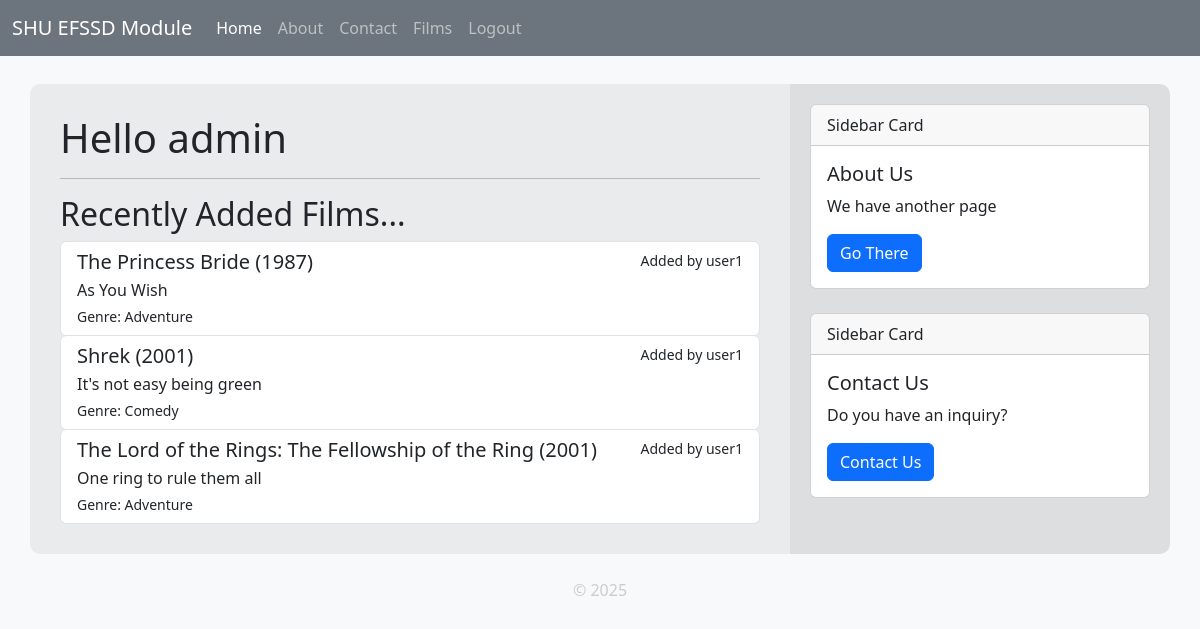
The page / (signed in) on the database its author committed.
### tables this page shows
CREATE TABLE films (
    id INTEGER PRIMARY KEY AUTOINCREMENT,
    created TIMESTAMP DEFAULT CURRENT_TIMESTAMP,
    user INTEGER NOT NULL REFERENCES users(id),
    title TEXT NOT NULL,
    tagline TEXT,
    director TEXT,
    poster TEXT,
    release_year INTEGER,
    genre TEXT,
    watched BOOLEAN,
    rating INTEGER,
    review TEXT
);

### app.py (the view)
@app.route('/')
def index():
    studentName = "SHU Student"
    if 'username' in session:
        studentName = session['username']
    films = get_all_films(limit=5, order_by='created DESC')  # Fetch the latest 5 films added
    return render_template('index.html', title="Welcome", username=studentName, films=films)

### app.py (called while the page is built)
@app.context_processor
def inject_site_name():
    return dict(siteName=siteName)

@app.context_processor
def inject_csrf_token():
    return dict(csrf_token=generate_csrf())

@app.template_filter()
def get_username(user_id):
    user = get_user_by_id(user_id)
    return user['username'] if user else 'Unknown'

### db/db.py (called while the page is built)
def get_db_connection():
    BASE_DIR = os.path.dirname(os.path.abspath(__file__))  # Get the directory of the current file
    DB_PATH = os.path.join(BASE_DIR, 'database.db') # Construct the full path to the database file
    conn = sqlite3.connect(DB_PATH)                 # Connect to the database
    conn.row_factory = sqlite3.Row                  # Enable dictionary-like access to rows
    return conn

def get_user_by_id(user_id):
    conn = get_db_connection()
    user = conn.execute('SELECT * FROM users WHERE id = ?', (user_id,)).fetchone()
    conn.close()
    if user is None:
        abort(404)
    return user

def get_all_films(user=None, limit=None, order_by='title ASC'):
    conn = get_db_connection()
    query = 'SELECT * FROM films'
    if user:
        query += ' WHERE user = ?'
    query += f' ORDER BY {order_by}'
    if limit:
        query += f' LIMIT {limit}'
    if user:
        films = conn.execute(query, (user,)).fetchall()
    else:
        films = conn.execute(query).fetchall()
    conn.close()
    return films

### templates/index.html
{% extends "base.html" %}
{% block content %}
<h1>Hello {{ username }}</h1>
<hr>
<h2>Recently Added Films...</h2>
<div class="list-group">
    {% for film in films %}
    <a href="{{ url_for('film', id=film['id']) }}" class="list-group-item list-group
item-action">
        <div class="d-flex w-100 justify-content-between">
            <h5 class="mb-1">{{ film['title'] }} ({{ film['release_year'] }})</h5>
            <small>Added by {{ film['user'] | get_username }}</small>
        </div>
        <p class="mb-1">{{ film['tagline'] }}</p>
        <small>Genre: {{ film['genre'] }}</small>
    </a>
    {% else %}
    <p class="text-muted">No films available.</p>
    {% endfor %}
</div>
{% endblock %}

### static/styles.css (style rules this page uses)
body { background-color: #f8f9fa; color: #212529; }

### rows shown on the page
films: title "The Princess Bride", release_year "1987", user|get_username "user1", tagline "As You Wish", genre "Adventure"
films: title "Shrek", release_year "2001", user|get_username "user1", tagline "It's not easy being green", genre "Comedy"
films: title "The Lord of the Rings: The Fellowship of the Ring", release_year "2001", user|get_username "user1", tagline "One ring to rule them all", genre "Adventure"

### other values the page prints
{{ siteName }} "SHU EFSSD Module"
{{ username }} "admin"
